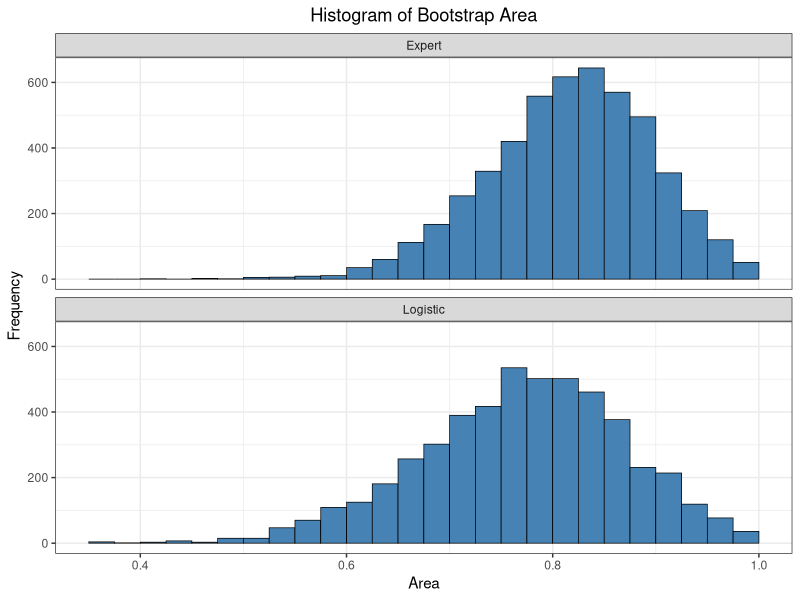
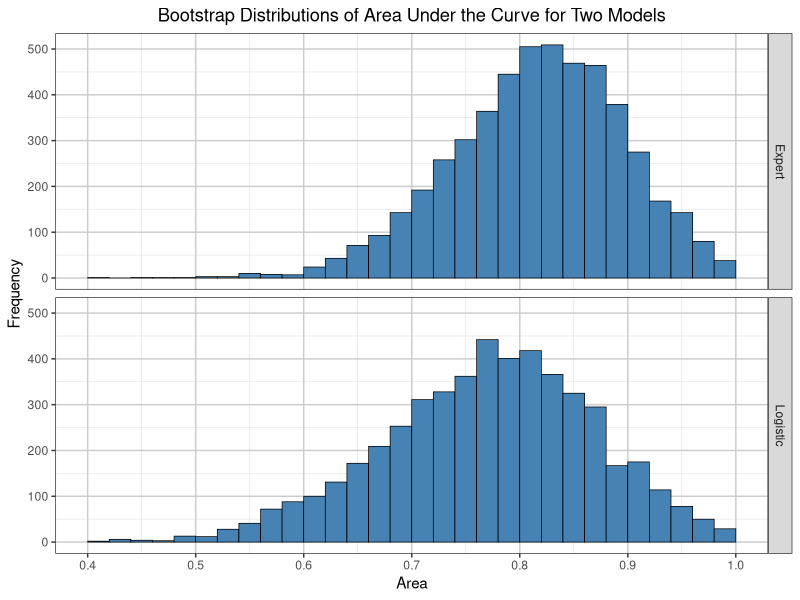

Recreate these plots in R, in order.
out <- Sys.getenv("OUT_DIR")
if (is.na(out) || out == "") out <- getwd()
if (!dir.exists(out)) dir.create(out, recursive = TRUE, showWarnings = FALSE)

round_half_up <- function(x, digits = 0) {
  f <- 10 ^ digits
  y <- ifelse(is.na(x), NA_real_,
    ifelse(x >= 0, floor(x * f + 0.5 + 1e-12) / f,
                     ceiling(x * f - 0.5 - 1e-12) / f))
  y
}
fmt4 <- function(x) sprintf("%.4f", round_half_up(x, 4))
fmt3 <- function(x) sprintf("%.3f", round_half_up(x, 3))
fmt2 <- function(x) sprintf("%.2f", round_half_up(x, 2))
fmt1 <- function(x) sprintf("%.1f", round_half_up(x, 1))

suppressPackageStartupMessages({
  library(ggplot2)
})

# ---------- 1. Data roc ----------
alb_v <- c(3.0,3.2,3.9,2.8, 3.2,0.9,2.5,1.6, 3.8,3.7,3.2,3.8,
           4.1,3.6,4.3,3.6, 2.3,4.2,4.0,3.5, 3.8,3.0,4.5,3.7,
           3.1,4.1,4.3,4.3, 3.2,2.6,3.3,1.7, 3.7,3.3,4.2,3.5,
           2.9,2.1,2.8,4.0, 3.3,3.7,3.6)
tp_v  <- c(5.8,6.3,6.8,4.8, 5.8,4.0,5.7,5.6, 5.7,6.7,5.4,6.6,
           6.6,5.7,7.0,6.7, 4.4,7.6,6.6,5.8, 6.8,4.7,7.4,7.4,
           6.6,8.2,7.0,6.5, 5.1,4.7,6.8,4.0, 6.1,6.3,7.7,6.2,
           5.7,4.8,6.2,7.0, 5.7,6.9,6.6)
tot_raw <- c(10,5,3,6, 3,5,8,5, 5,6,4,6, 5,5,4,4, 6,4,6,6,
             7,8,5,5, 6,6,5,4, 5,6,6,7, 5,7,6,5, 9,7,8,7, 6,5,5)
pop_v <- c(0,1,1,0, 1,0,0,1, 1,1,1,1, 1,1,1,0, 1,0,0,1,
           1,0,1,1, 1,1,1,1, 1,1,0,0, 1,1,1,1, 0,1,0,1, 1,1,1)
stopifnot(length(alb_v)==43, length(tp_v)==43, length(tot_raw)==43, length(pop_v)==43)
roc <- data.frame(alb=alb_v, tp=tp_v, totscore=10-tot_raw, popind=pop_v)

# ---------- 2. PROC LOGISTIC LogisticModel ----------
roc$pop0 <- as.integer(roc$popind == 0)
fit <- glm(pop0 ~ alb + tp + totscore, data=roc, family=binomial(link="logit"))
coefs <- coef(fit)
se <- sqrt(diag(vcov(fit)))
wald_chi <- (coefs/se)^2
wald_p <- 1 - pchisq(wald_chi, 1)
LogiPred <- as.numeric(predict(fit, type="response"))
roc$LogiPred <- LogiPred

n_obs <- nrow(roc)
ll1 <- as.numeric(logLik(fit))
k1 <- length(coefs)
m2ll1 <- -2*ll1
aic1 <- -2*ll1 + 2*k1
sc1 <- -2*ll1 + k1*log(n_obs)
p0 <- mean(roc$pop0)
ll0 <- sum(roc$pop0*log(p0) + (1-roc$pop0)*log(1-p0))
k0 <- 1
m2ll0 <- -2*ll0
aic0 <- -2*ll0 + 2*k0
sc0 <- -2*ll0 + k0*log(n_obs)
lr_chi <- m2ll0 - m2ll1
lr_df <- k1 - k0
lr_p <- 1 - pchisq(lr_chi, lr_df)
b_slope <- coefs[-1]
V_slope <- vcov(fit)[-1,-1,drop=FALSE]
wald_global <- as.numeric(t(b_slope) %*% solve(V_slope) %*% b_slope)
wald_global_p <- 1 - pchisq(wald_global, lr_df)
Xmat <- model.matrix(fit)
yvec <- roc$pop0
Uvec <- as.numeric(t(Xmat) %*% (yvec - p0))
I_full <- p0*(1-p0)*t(Xmat)%*%Xmat
I11 <- I_full[1,1]; I12 <- I_full[1,-1,drop=FALSE]; I21 <- I_full[-1,1,drop=FALSE]; I22 <- I_full[-1,-1,drop=FALSE]
U2 <- Uvec[-1]
Vscore <- I22 - I21 %*% solve(matrix(I11,1,1)) %*% I12
score_chi <- as.numeric(t(U2) %*% solve(Vscore) %*% U2)
score_p <- 1 - pchisq(score_chi, lr_df)
or_est <- exp(coefs[-1])
or_l <- exp(coefs[-1] - 1.96*se[-1])
or_u <- exp(coefs[-1] + 1.96*se[-1])

auc_fn <- function(pred, popind, event_val=0) {
  ev <- (popind == event_val)
  n1 <- sum(ev); n0 <- sum(!ev)
  if (n1==0 || n0==0) return(NA_real_)
  r <- rank(pred, ties.method="average")
  auc <- (sum(r[ev]) - n1*(n1+1)/2) / (n1*n0)
  as.numeric(auc)
}
delong_se <- function(pred, popind, event_val=0) {
  ev <- (popind == event_val)
  X <- pred[ev]; Y <- pred[!ev]
  n1 <- length(X); n0 <- length(Y)
  if (n1==0 || n0==0) return(NA_real_)
  M <- outer(X, Y, function(a,b) as.numeric(a>b) + 0.5*as.numeric(a==b))
  V10 <- rowMeans(M)
  V01 <- colMeans(M)
  S10 <- if (n1>1) var(V10) else 0
  S01 <- if (n0>1) var(V01) else 0
  v <- S10/n1 + S01/n0
  sqrt(max(v,0))
}
concordance_fn <- function(pred, popind, event_val=0) {
  ev <- pred[popind==event_val]
  nev <- pred[popind!=event_val]
  n1 <- length(ev); n0 <- length(nev)
  pairs <- n1*n0
  C <- sum(outer(ev, nev, ">"))
  D <- sum(outer(ev, nev, "<"))
  T <- pairs - C - D
  list(pairs=pairs, C=C, D=D, T=T,
       pc=C/pairs*100, pd=D/pairs*100, pt=T/pairs*100,
       somers=(C-D)/pairs,
       gamma=ifelse((C+D)>0,(C-D)/(C+D),NA_real_),
       taua=(C-D)/(0.5*n_obs*(n_obs-1)),
       cstat=(C+0.5*T)/pairs)
}
conc_logi <- concordance_fn(LogiPred, roc$popind, 0)

# ---------- 3. ExpertPred + Survival ----------
ExpertPred_v <- c(0.95,0.2,0.05,0.3,0.1,0.6,0.8,0.5,
                  0.1,0.25,0.1,0.2,0.05,0.1,0.05,0.1,
                  0.4,0.1,0.2,0.25,0.4,0.7,0.1,0.1,
                  0.3,0.2,0.1,0.05,0.1,0.4,0.4,0.7,
                  0.2,0.4,0.1,0.1,0.9,0.7,0.8,0.25,
                  0.3,0.1,0.1)
stopifnot(length(ExpertPred_v)==43)
Survival <- data.frame(roc[,c("alb","tp","totscore","popind","LogiPred")], ExpertPred=ExpertPred_v)

z90 <- qnorm(0.95)
auc_logi <- auc_fn(Survival$LogiPred, Survival$popind, 0)
se_logi <- delong_se(Survival$LogiPred, Survival$popind, 0)
auc_exp <- auc_fn(Survival$ExpertPred, Survival$popind, 0)
se_exp <- delong_se(Survival$ExpertPred, Survival$popind, 0)
low_logi <- auc_logi - z90*se_logi
up_logi <- auc_logi + z90*se_logi
low_exp <- auc_exp - z90*se_exp
up_exp <- auc_exp + z90*se_exp
conc_exp <- concordance_fn(Survival$ExpertPred, Survival$popind, 0)

# ---------- 4. data Prob ----------
x <- 0.73; xbar <- 0.8162; s <- 0.0801
zval <- abs(xbar - x)/s
pval <- 2*pnorm(-zval)

# ---------- 5. Bootstrap ----------
NumSamples <- 5000
N <- nrow(Survival)
set.seed(12345)
auc_boot_logi <- numeric(NumSamples)
auc_boot_exp <- numeric(NumSamples)
for (b in seq_len(NumSamples)) {
  idx <- sample.int(N, N, replace=TRUE)
  d <- Survival[idx, , drop=FALSE]
  auc_boot_logi[b] <- auc_fn(d$LogiPred, d$popind, 0)
  auc_boot_exp[b] <- auc_fn(d$ExpertPred, d$popind, 0)
}
ROCEst <- data.frame(
  Replicate = rep(seq_len(NumSamples), 2),
  ROCModel = rep(c("Expert","Logistic"), each=NumSamples),
  Area = c(auc_boot_exp, auc_boot_logi)
)

sas_quantile <- function(x, p) {
  x <- sort(x[!is.na(x)])
  n <- length(x)
  if (n==0) return(NA_real_)
  if (n==1) return(x[1])
  np <- n*p
  j <- floor(np + 1e-12)
  g <- np - j
  if (g > 1e-12) {
    idx <- j+1
    if (idx < 1) idx <- 1
    if (idx > n) idx <- n
    return(x[idx])
  } else {
    if (j <= 0) return(x[1])
    if (j >= n) return(x[n])
    return((x[j]+x[j+1])/2)
  }
}
summ_fn <- function(v) {
  c(Mean=mean(v, na.rm=TRUE), Std=sd(v, na.rm=TRUE),
    P5=sas_quantile(v,0.05), P95=sas_quantile(v,0.95),
    P10=sas_quantile(v,0.10), P90=sas_quantile(v,0.90),
    P25=sas_quantile(v,0.25), P75=sas_quantile(v,0.75),
    P2_5=sas_quantile(v,0.025), P97_5=sas_quantile(v,0.975),
    N=sum(!is.na(v)), Min=min(v, na.rm=TRUE), Max=max(v, na.rm=TRUE))
}
s_exp <- summ_fn(auc_boot_exp)
s_log <- summ_fn(auc_boot_logi)

# ---------- 6. Figures ----------
p_hist <- ggplot(ROCEst, aes(x=Area)) +
  geom_histogram(binwidth=0.025, boundary=0, closed="left", fill="steelblue", colour="black", linewidth=0.25) +
  facet_wrap(~ ROCModel, ncol=1) +
  labs(title="Histogram of Bootstrap Area", x="Area", y="Frequency") +
  theme_bw() + theme(plot.title=element_text(hjust=0.5))
ggsave(file.path(out, "histogram.png"), p_hist, width=6.4, height=4.81, dpi=100)
p_sg <- ggplot(ROCEst, aes(x=Area)) +
  geom_histogram(binwidth=0.02, boundary=0, closed="left", fill="steelblue", colour="black", linewidth=0.25) +
  facet_grid(ROCModel ~ .) +
  scale_x_continuous(limits=c(0.4,1), breaks=seq(0.4,1,by=0.1)) +
  labs(title="Bootstrap Distributions of Area Under the Curve for Two Models", x="Area", y="Frequency") +
  theme_bw() + theme(plot.title=element_text(hjust=0.5),
                     panel.grid.major=element_line(colour="grey80"),
                     panel.grid.minor=element_line(colour="grey90"))
ggsave(file.path(out, "sgpanel.png"), p_sg, width=6.4, height=4.81, dpi=100)
write.csv(ROCEst, file.path(out, "histogram.csv"), row.names=FALSE, na="")
write.csv(ROCEst, file.path(out, "sgpanel.csv"), row.names=FALSE, na="")
write.csv(Survival, file.path(out, "Survival.csv"), row.names=FALSE, na="")
write.csv(ROCEst, file.path(out, "ROCEst.csv"), row.names=FALSE, na="")
WidePctls <- data.frame(
  ROCModel=c("Expert","Logistic"),
  Mean=c(s_exp[["Mean"]], s_log[["Mean"]]),
  Std=c(s_exp[["Std"]], s_log[["Std"]]),
  P_2_5=c(s_exp[["P2_5"]], s_log[["P2_5"]]),
  P_97_5=c(s_exp[["P97_5"]], s_log[["P97_5"]])
)
write.csv(WidePctls, file.path(out, "WidePctls.csv"), row.names=FALSE, na="")

# ---------- 7. Text listing P097.txt ----------
L <- c()
L <- c(L, "P097 Bootstrap ROC - Discrimination, accuracy, and stability in binary classifiers")
L <- c(L, "Reference: Wicklin 08MAY2019 The DO Loop; Ling SAS Global Forum 2019")
L <- c(L, "")
L <- c(L, "1. PROC LOGISTIC LogisticModel: model popind(event='0') = alb tp totscore")
L <- c(L, sprintf("   N = %d   Events (popind=0) = %d   Nonevents (popind=1) = %d", n_obs, sum(roc$pop0==1), sum(roc$pop0==0)))
L <- c(L, "   Response Profile: Ordered Value 1 popind 0 Total Frequency 12; Ordered Value 2 popind 1 Total Frequency 31")
L <- c(L, "")
L <- c(L, "   Model Fit Statistics")
L <- c(L, "   Criterion          Intercept Only    Intercept and Covariates")
L <- c(L, sprintf("   -2 Log L             %s            %s", fmt3(m2ll0), fmt3(m2ll1)))
L <- c(L, sprintf("   AIC                  %s            %s", fmt3(aic0), fmt3(aic1)))
L <- c(L, sprintf("   SC                   %s            %s", fmt3(sc0), fmt3(sc1)))
L <- c(L, "")
L <- c(L, "   Testing Global Null Hypothesis: BETA=0")
L <- c(L, "   Test                 Chi-Square       DF       Pr > ChiSq")
L <- c(L, sprintf("   Likelihood Ratio       %s         %d       %s", fmt4(lr_chi), lr_df, fmt4(lr_p)))
L <- c(L, sprintf("   Score                  %s         %d       %s", fmt4(score_chi), lr_df, fmt4(score_p)))
L <- c(L, sprintf("   Wald                   %s         %d       %s", fmt4(wald_global), lr_df, fmt4(wald_global_p)))
L <- c(L, "")
L <- c(L, "   Type 3 Analysis of Effects")
L <- c(L, "   Effect       DF    Wald Chi-Square    Pr > ChiSq")
pnames <- c("alb","tp","totscore")
for (i in seq_along(pnames)) {
  nm <- pnames[i]
  idxc <- which(names(coefs)==nm)
  L <- c(L, sprintf("   %-10s   %d    %s           %s", nm, 1, fmt4(wald_chi[idxc]), fmt4(wald_p[idxc])))
}
L <- c(L, "")
L <- c(L, "   Analysis of Maximum Likelihood Estimates")
L <- c(L, "   Parameter    DF    Estimate    StdErr    Wald ChiSq    Pr > ChiSq")
for (nm in names(coefs)) {
  lab <- if (nm=="(Intercept)") "Intercept" else nm
  L <- c(L, sprintf("   %-10s   %d    %s    %s    %s      %s", lab, 1, fmt4(coefs[nm]), fmt4(se[nm]), fmt4(wald_chi[nm]), fmt4(wald_p[nm])))
}
L <- c(L, "")
L <- c(L, "   Odds Ratio Estimates (Wald Confidence Limits)")
L <- c(L, "   Effect       Point Estimate    95% Lower    95% Upper")
for (nm in pnames) {
  L <- c(L, sprintf("   %-10s   %s          %s       %s", nm, fmt3(or_est[nm]), fmt3(or_l[nm]), fmt3(or_u[nm])))
}
L <- c(L, "")
L <- c(L, "   Association of Predicted Probabilities and Observed Responses (Logistic, event=0)")
L <- c(L, sprintf("   Percent Concordant     %s", fmt1(conc_logi$pc)))
L <- c(L, sprintf("   Percent Discordant     %s", fmt1(conc_logi$pd)))
L <- c(L, sprintf("   Percent Tied           %s", fmt1(conc_logi$pt)))
L <- c(L, sprintf("   Pairs                  %d", conc_logi$pairs))
L <- c(L, sprintf("   Somers D               %s", fmt3(conc_logi$somers)))
L <- c(L, sprintf("   Gamma                  %s", fmt3(conc_logi$gamma)))
L <- c(L, sprintf("   Tau-a                  %s", fmt3(conc_logi$taua)))
L <- c(L, sprintf("   c                      %s", fmt3(conc_logi$cstat)))
L <- c(L, "")
L <- c(L, "   Association for ExpertPred (event=0)")
L <- c(L, sprintf("   Percent Concordant     %s", fmt1(conc_exp$pc)))
L <- c(L, sprintf("   Percent Discordant     %s", fmt1(conc_exp$pd)))
L <- c(L, sprintf("   Percent Tied           %s", fmt1(conc_exp$pt)))
L <- c(L, sprintf("   Pairs                  %d", conc_exp$pairs))
L <- c(L, sprintf("   Somers D               %s", fmt3(conc_exp$somers)))
L <- c(L, sprintf("   Gamma                  %s", fmt3(conc_exp$gamma)))
L <- c(L, sprintf("   Tau-a                  %s", fmt3(conc_exp$taua)))
L <- c(L, sprintf("   c                      %s", fmt3(conc_exp$cstat)))
L <- c(L, "")
L <- c(L, "2. PROC LOGISTIC Survival alpha=0.1 nofit ROCAssociation (event='0')")
L <- c(L, "   ROC Model    Area    StdErr    90% Lower    90% Upper")
L <- c(L, sprintf("   Expert       %s    %s    %s       %s", fmt4(auc_exp), fmt4(se_exp), fmt4(low_exp), fmt4(up_exp)))
L <- c(L, sprintf("   Logistic     %s    %s    %s       %s", fmt4(auc_logi), fmt4(se_logi), fmt4(low_logi), fmt4(up_logi)))
L <- c(L, "")
L <- c(L, "3. Data Prob")
L <- c(L, "   x        xbar      s         z         p")
L <- c(L, sprintf("   %s    %s    %s    %s    %s", fmt4(x), fmt4(xbar), fmt4(s), fmt4(zval), fmt4(pval)))
L <- c(L, sprintf("   x=%s xbar=%s s=%s z=%s p=%s", fmt3(x), fmt4(xbar), fmt4(s), fmt4(zval), fmt4(pval)))
L <- c(L, "")
L <- c(L, sprintf("4. PROC MEANS data=ROCEst Mean Std P5 P95 P10 P90 P25 P75 ndec=4 (NumSamples=%d, seed=12345, method=urs samprate=1)", NumSamples))
L <- c(L, "   ROCModel    N      Mean     Std      P5       P95      P10      P90      P25      P75      Min      Max")
L <- c(L, sprintf("   Expert      %d   %s   %s   %s   %s   %s   %s   %s   %s   %s   %s",
  s_exp[["N"]], fmt4(s_exp[["Mean"]]), fmt4(s_exp[["Std"]]), fmt4(s_exp[["P5"]]), fmt4(s_exp[["P95"]]),
  fmt4(s_exp[["P10"]]), fmt4(s_exp[["P90"]]), fmt4(s_exp[["P25"]]), fmt4(s_exp[["P75"]]), fmt4(s_exp[["Min"]]), fmt4(s_exp[["Max"]])))
L <- c(L, sprintf("   Logistic    %d   %s   %s   %s   %s   %s   %s   %s   %s   %s   %s",
  s_log[["N"]], fmt4(s_log[["Mean"]]), fmt4(s_log[["Std"]]), fmt4(s_log[["P5"]]), fmt4(s_log[["P95"]]),
  fmt4(s_log[["P10"]]), fmt4(s_log[["P90"]]), fmt4(s_log[["P25"]]), fmt4(s_log[["P75"]]), fmt4(s_log[["Min"]]), fmt4(s_log[["Max"]])))
L <- c(L, "")
L <- c(L, "5. PROC PRINT WidePctls (PROC UNIVARIATE output pctlpts=2.5 97.5 mean Std)")
L <- c(L, "   ROCModel    BootMean    BootStdErr    95% Lower CL    95% Upper CL")
L <- c(L, sprintf("   Expert      %s      %s        %s          %s", fmt4(s_exp[["Mean"]]), fmt4(s_exp[["Std"]]), fmt4(s_exp[["P2_5"]]), fmt4(s_exp[["P97_5"]])))
L <- c(L, sprintf("   Logistic    %s      %s        %s          %s", fmt4(s_log[["Mean"]]), fmt4(s_log[["Std"]]), fmt4(s_log[["P2_5"]]), fmt4(s_log[["P97_5"]])))
L <- c(L, "")
L <- c(L, "Title: Bootstrap Distributions of Area Under the Curve for Two Models")
L <- c(L, "PROC SGPANEL data=ROCEst panelby ROCModel rows=2 layout=rowlattice; histogram Area; colaxis 0.4 to 1 by 0.1;")
L <- c(L, "")
L <- c(L, "Notes: Bootstrap method=urs samprate=1 reps=5000 seed=12345. Area=AUC for event popind=0.")
L <- c(L, "DeLong SE used for ROCAssociation 90% Wald CI. Percentiles use SAS PCTLDEF=5.")

writeLines(L, file.path(out, "P097.txt"))
writeLines(L, file.path(out, "P097.lst"))

BootSummary <- data.frame(
  ROCModel=c("Expert","Logistic"),
  N=c(s_exp[["N"]], s_log[["N"]]),
  Mean=c(s_exp[["Mean"]], s_log[["Mean"]]),
  Std=c(s_exp[["Std"]], s_log[["Std"]]),
  P5=c(s_exp[["P5"]], s_log[["P5"]]),
  P95=c(s_exp[["P95"]], s_log[["P95"]]),
  P10=c(s_exp[["P10"]], s_log[["P10"]]),
  P90=c(s_exp[["P90"]], s_log[["P90"]]),
  P25=c(s_exp[["P25"]], s_log[["P25"]]),
  P75=c(s_exp[["P75"]], s_log[["P75"]]),
  P_2_5=c(s_exp[["P2_5"]], s_log[["P2_5"]]),
  P_97_5=c(s_exp[["P97_5"]], s_log[["P97_5"]]),
  Area_orig=c(auc_exp, auc_logi),
  SE_orig=c(se_exp, se_logi),
  Lower90=c(low_exp, low_logi),
  Upper90=c(up_exp, up_logi)
)
write.csv(BootSummary, file.path(out, "P097.csv"), row.names=FALSE, na="")
cat("P097 done\n")
